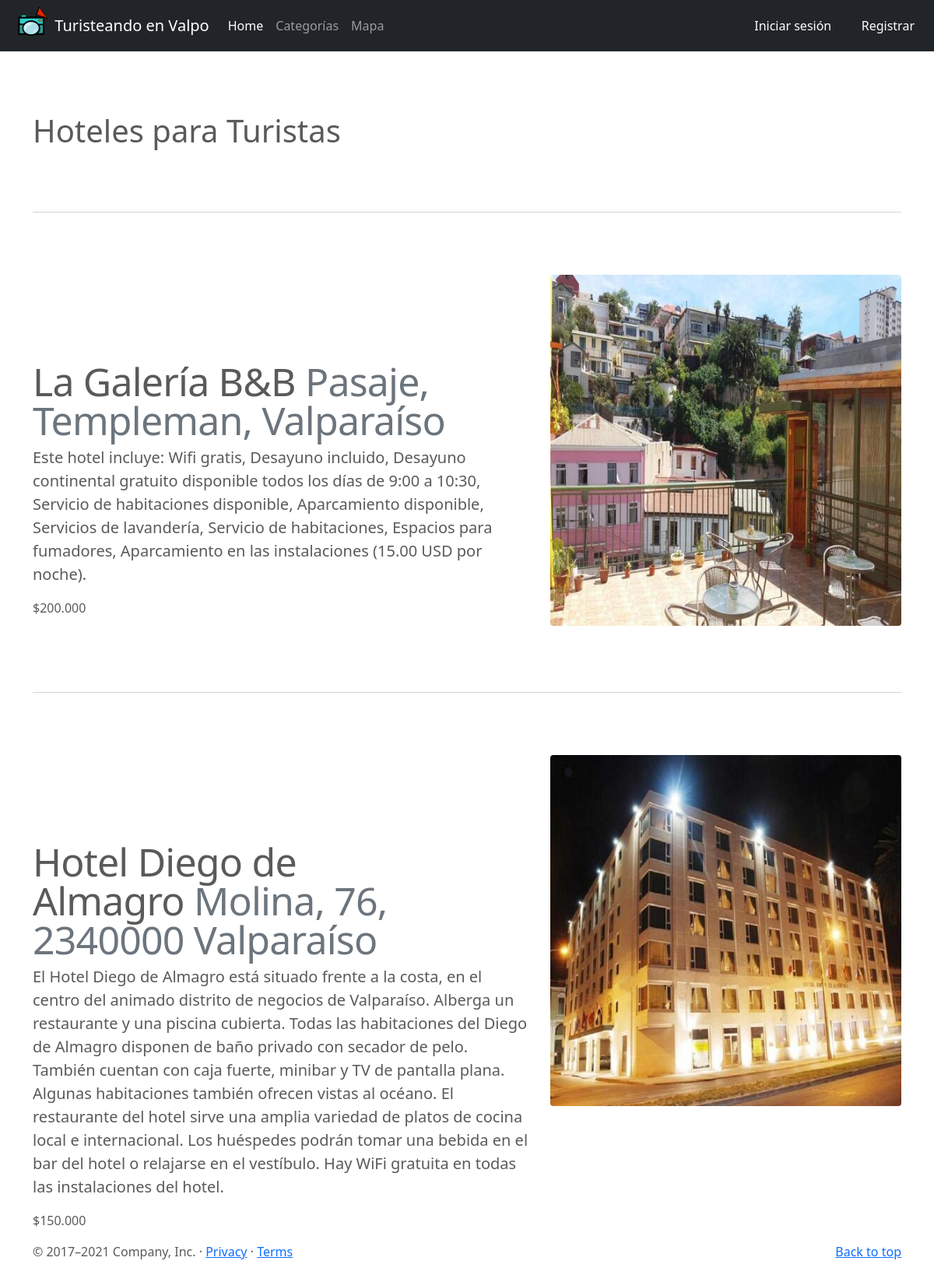
The app's page /categoria_hotel/3/ with its own data.
### app/models.py (models this page shows, shortened)
class Hotel(models.Model):
    nombre = models.CharField(max_length=50)
    ubicacion = models.CharField(max_length=60)
    precio = models.IntegerField(null=False)
    descripcion = models.TextField()
    estrellas = models.IntegerField(null=True)
    imagen = models.ImageField(upload_to="hoteles",null=True)

### app/views.py (the view)
# urls.py: path('categoria_hotel/<star>/', views.categoria_hotel, name='categoria_hotel'),
def categoria_hotel(request, star):
    hotel = Hotel.objects.filter(estrellas = star)
    data = {
        'hotel' : hotel,
    }
    return render(request, 'app/categoria_hotel.html', data)

### app/templates/app/categoria_hotel.html
{% extends 'app/base.html' %}
{% load static %}
{% load humanize %}
{% block contenido %}
<div class="container marketing">
  <br>
  <br>
  <br>
  <br>
  <h1>Hoteles para Turistas </h1>
        {% for i in hotel %}
        <hr class="featurette-divider">
          <div class="row featurette">
            <div class="col-md-7">
                <h2 class="featurette-heading"><a class="text-reset text-decoration-none" href="{% url 'pagina_hotel' i.id %}">{{ i.nombre | capfirst }}</a>&nbsp;<span class="text-muted">{{ i.ubicacion }}</span></h2>
                <p class="lead">{{ i.descripcion }}</p>
                <p>${{ i.precio | intcomma }}</p>
            </div>
            {% if i.imagen %}
              <div class="col-md-5">
                  <img class="item-image bd-placeholder-img bd-placeholder-img-lg featurette-image img-fluid mx-auto rounded" src="{{ i.imagen.url  }}" width="500" height="500" width="100%" height="100%" fill="#eee" alt="">
              </div>
            {% endif %}
          </div>
        {% endfor %}
</div>
{% endblock %}

### app/static/css/carousel.css (style rules this page uses)
body { padding-top: 3rem; padding-bottom: 3rem; color: #5a5a5a; }
.marketing h2 { font-weight: 400; }
.featurette-divider { margin: 5rem 0; }
.featurette-heading { font-weight: 300; line-height: 1; letter-spacing: -.05rem; }
@media (min-width: 40em) { .featurette-heading { font-size: 50px; } }
@media (min-width: 62em) { .featurette-heading { margin-top: 7rem; } }

### app/templates/app/base.html (style rules this page uses)
.bd-placeholder-img { font-size: 1.125rem; text-anchor: middle; -webkit-user-select: none; -moz-user-select: none; user-select: none; }
@media (min-width: 768px) { .bd-placeholder-img-lg { font-size: 3.5rem; } }

### records on screen
Hotel: nombre "La Galería B&B", ubicacion "Pasaje, Templeman, Valparaíso", descripcion "Este hotel incluye: Wifi gratis, Desayuno incluido, Desayuno continental gratuito disponible todos los días de 9:00 a 10:30, Servicio de habitaciones disponible, Aparcamiento disponible, Servicios de lavandería, Servicio de habitaciones, Espacios para fumadores, Aparcamiento en las instalaciones (15.00 USD por noche).", precio "200.000", imagen (picture)
Hotel: nombre "Hotel Diego de Almagro", ubicacion "Molina, 76, 2340000 Valparaíso", descripcion "El Hotel Diego de Almagro está situado frente a la costa, en el centro del animado distrito de negocios de Valparaíso. Alberga un restaurante y una piscina cubierta. Todas las habitaciones del Diego de Almagro disponen de baño privado con secador de pelo. También cuentan con caja fuerte, minibar y TV de pantalla plana. Algunas habitaciones también ofrecen vistas al océano. El restaurante del hotel sirve una amplia variedad de platos de cocina local e internacional. Los huéspedes podrán tomar una bebida en el bar del hotel o relajarse en el vestíbulo. Hay WiFi gratuita en todas las instalaciones del hotel.", precio "150.000", imagen (picture)
